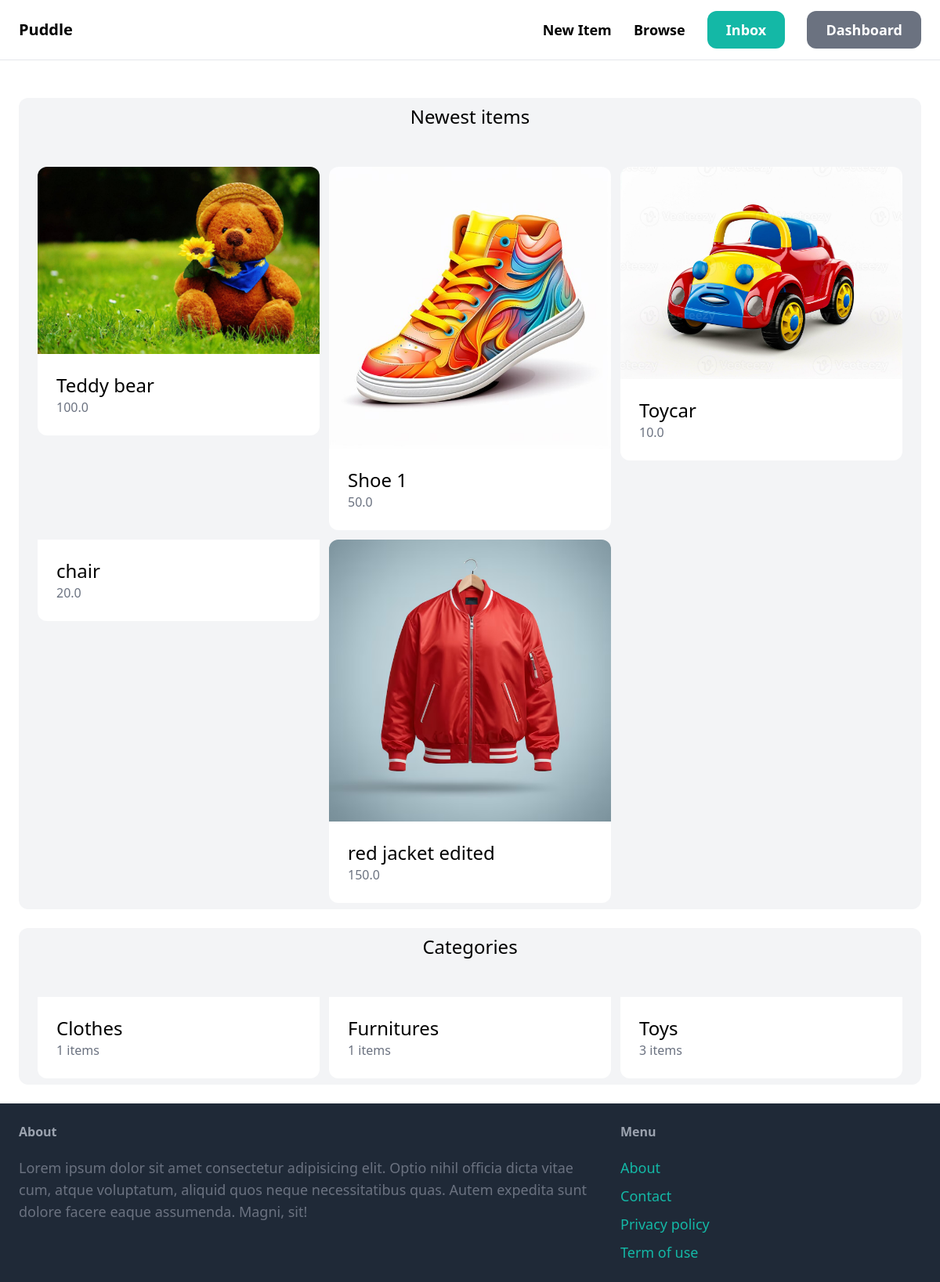
The app's page / (signed in) with its own data.
### item/models.py (models this page shows, shortened)
class Item(models.Model):
    category = models.ForeignKey(Category,related_name='items', on_delete=models.CASCADE)
    name = models.CharField(max_length=255)
    description = models.TextField(blank=True, null=True)
    price = models.FloatField()
    image = models.ImageField(upload_to='item_images', blank=True, null=True)
    is_sold = models.BooleanField(default=False)
    created_by = models.ForeignKey(User,related_name='items', on_delete=models.CASCADE)
    created_at = models.DateTimeField(auto_now_add=True)

class Category(models.Model):
    name = models.CharField(max_length=255)
    class Meta:
        ordering = ('name',)
        verbose_name_plural = 'Categories'

### puddle_app/views.py (the view)
# urls.py: path('', views.index, name='index'),
def index(request):
    items = Item.objects.filter(is_sold=False)[0:6]
    categories = Category.objects.all()
    return render(request, 'puddle_app/index.html', {
        'categories': categories,
        'items': items,
    })

### puddle_app/templates/puddle_app/index.html (shortened to what this page needs)
{% extends 'puddle_app/base.html' %}
{% block content %}
<div class="mt-6 px-6 py-2 bg-gray-100 rounded-xl">
    <h2 class="mb-12 text-2xl text-center">Newest items</h2>
    <div class="grid grid-cols-3 gap-3">
        {% for item in items %}
        <div>
            <a href="#">
                <div>
                    <img src="{{ item.image.url}}" alt="" class="rounded-t-xl">
                </div>
                <div class="p-6 bg-white rounded-b-xl">
                    <h2 class="text-2xl">{{ item.name }}</h2>
                    <p class="text-gray-500">{{ item.price }}</p>
                </div>
            </a>
        </div>
        {% endfor %}
    </div>
</div>
<div class="mt-6 px-6 py-2 bg-gray-100 rounded-xl">
    <h2 class="mb-12 text-2xl text-center">Categories</h2>
    <div class="grid grid-cols-3 gap-3">
        {% for category in categories %}
            <div>
                <a href="#">
                    <div class="p-6 bg-white rounded-b-xl">
                        <h2 class="text-2xl">{{ category.name }}</h2>
                        <p class="text-gray-500">{{ category.items.count }} items</p>
                    </div>
                </a>
            </div>
        {% endfor %}
    </div>
</div>
{% endblock %}

### records on screen
Item: image (picture), name "Teddy bear", price "100.0"
Item: image (picture), name "Shoe 1", price "50.0"
Item: image (picture), name "Toycar", price "10.0"
Item: name "chair", price "20.0"
Item: image (picture), name "red jacket edited", price "150.0"
Category: name "Clothes", items.count "1"
Category: name "Furnitures", items.count "1"
Category: name "Toys", items.count "3"
